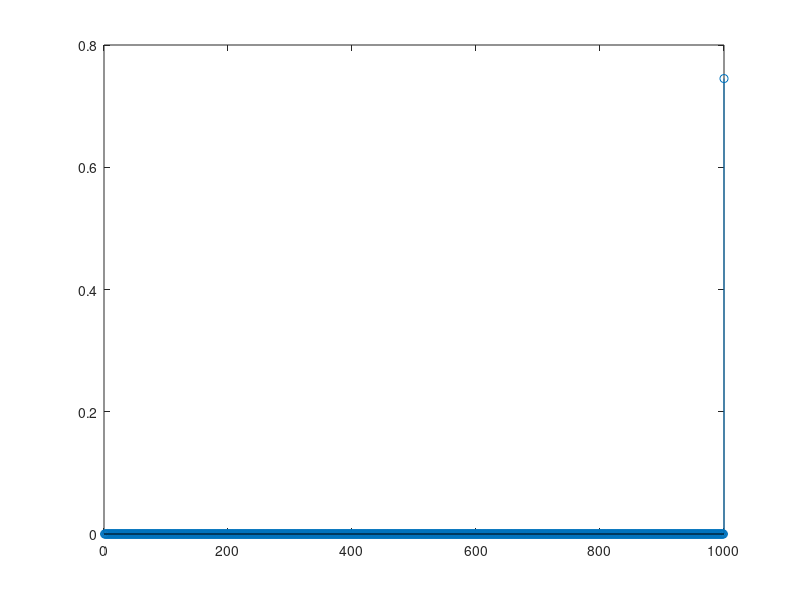

This chart was generated by the following MATLAB code:
1;
clear;
% Definiciones
fm = 100;
T = 1/fm;
t = -5:T:5-T;

for i= 1:1000
	if (t(i)<0)
		U(i) = 0;
	else
		U(i) = 1;
	end
end


A = 0.5;

% Respuesta a los impulsos
h_a = sin(8 * t);
h_b = (A.^t) .* U;

% Entrada
b = 1;
x1 = zeros(1,length(t));
x1(501) = 1;
x2 = zeros(1,length(t));
x2(500) = 1;
x = x1 - b*x2;

w = conv(x,h_a);
w = w(1:1000);
y = conv(w,h_b);
y = y(1:1000);

stem(y);

